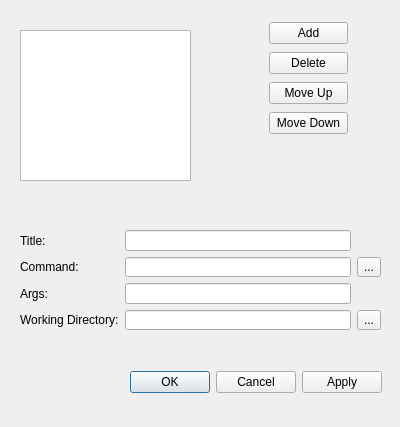
<ui version="4.0" >
 <class>ExternalToolDiag</class>
 <widget class="QDialog" name="ExternalToolDiag" >
  <property name="geometry" >
   <rect>
    <x>0</x>
    <y>0</y>
    <width>400</width>
    <height>427</height>
   </rect>
  </property>
  <property name="windowTitle" >
   <string>External Tools</string>
  </property>
  <widget class="QWidget" name="verticalLayoutWidget" >
   <property name="geometry" >
    <rect>
     <x>269</x>
     <y>20</y>
     <width>79</width>
     <height>120</height>
    </rect>
   </property>
   <layout class="QVBoxLayout" name="verticalLayout" >
    <item>
     <widget class="QPushButton" name="addButton" >
      <property name="toolTip" >
       <string>&lt;!DOCTYPE HTML PUBLIC "-//W3C//DTD HTML 4.0//EN" "http://www.w3.org/TR/REC-html40/strict.dtd">
&lt;html>&lt;head>&lt;meta name="qrichtext" content="1" />&lt;style type="text/css">
p, li { white-space: pre-wrap; }
&lt;/style>&lt;/head>&lt;body style=" font-family:'MS Shell Dlg 2'; font-size:8.25pt; font-weight:400; font-style:normal;">
&lt;p style=" margin-top:0px; margin-bottom:0px; margin-left:0px; margin-right:0px; -qt-block-indent:0; text-indent:0px;">&lt;span style=" font-size:8pt;">Add a new External Tool to the list&lt;/span>&lt;/p>&lt;/body>&lt;/html></string>
      </property>
      <property name="text" >
       <string>Add</string>
      </property>
     </widget>
    </item>
    <item>
     <widget class="QPushButton" name="deleteButton" >
      <property name="toolTip" >
       <string>Delete the selected external tool</string>
      </property>
      <property name="text" >
       <string>Delete</string>
      </property>
     </widget>
    </item>
    <item>
     <widget class="QPushButton" name="moveUpButton" >
      <property name="toolTip" >
       <string>Move the selected external tool up in the list</string>
      </property>
      <property name="text" >
       <string>Move Up</string>
      </property>
     </widget>
    </item>
    <item>
     <widget class="QPushButton" name="moveDownButton" >
      <property name="toolTip" >
       <string>Move the selected external tool down in the list</string>
      </property>
      <property name="text" >
       <string>Move Down</string>
      </property>
     </widget>
    </item>
   </layout>
  </widget>
  <widget class="QListWidget" name="toolList" >
   <property name="geometry" >
    <rect>
     <x>20</x>
     <y>30</y>
     <width>171</width>
     <height>151</height>
    </rect>
   </property>
  </widget>
  <widget class="QDialogButtonBox" name="buttonBox" >
   <property name="geometry" >
    <rect>
     <x>0</x>
     <y>370</y>
     <width>382</width>
     <height>25</height>
    </rect>
   </property>
   <property name="orientation" >
    <enum>Qt::Horizontal</enum>
   </property>
   <property name="standardButtons" >
    <set>QDialogButtonBox::Apply|QDialogButtonBox::Cancel|QDialogButtonBox::Ok</set>
   </property>
  </widget>
  <widget class="QWidget" name="layoutWidget" >
   <property name="geometry" >
    <rect>
     <x>20</x>
     <y>230</y>
     <width>361</width>
     <height>100</height>
    </rect>
   </property>
   <layout class="QGridLayout" name="gridLayout" >
    <item row="0" column="0" >
     <widget class="QLabel" name="titleLabel" >
      <property name="text" >
       <string>Title:</string>
      </property>
     </widget>
    </item>
    <item row="0" column="1" >
     <widget class="QLineEdit" name="titleEdit" >
      <property name="toolTip" >
       <string>The display name of this external tool.  Use a '&amp;' before a character to designate a keyboard shortcut (e.g., &amp;Browser)</string>
      </property>
     </widget>
    </item>
    <item row="1" column="0" >
     <widget class="QLabel" name="commandLabel" >
      <property name="text" >
       <string>Command:</string>
      </property>
     </widget>
    </item>
    <item row="1" column="1" >
     <widget class="QLineEdit" name="commandEdit" >
      <property name="toolTip" >
       <string>The command for the external tool to run</string>
      </property>
     </widget>
    </item>
    <item row="1" column="2" >
     <widget class="QToolButton" name="commandButton" >
      <property name="text" >
       <string>...</string>
      </property>
     </widget>
    </item>
    <item row="2" column="0" >
     <widget class="QLabel" name="argsLabel" >
      <property name="text" >
       <string>Args:</string>
      </property>
     </widget>
    </item>
    <item row="2" column="1" >
     <widget class="QLineEdit" name="argsEdit" >
      <property name="toolTip" >
       <string>Any command line arguments to pass to the external tool.  Seperate arguments with spaces.</string>
      </property>
     </widget>
    </item>
    <item row="3" column="0" >
     <widget class="QLabel" name="workingDirLabel" >
      <property name="text" >
       <string>Working Directory:</string>
      </property>
     </widget>
    </item>
    <item row="3" column="1" >
     <widget class="QLineEdit" name="workingDirEdit" >
      <property name="toolTip" >
       <string>The working directory to run the external tool from</string>
      </property>
     </widget>
    </item>
    <item row="3" column="2" >
     <widget class="QToolButton" name="workingDirButton" >
      <property name="text" >
       <string>...</string>
      </property>
     </widget>
    </item>
   </layout>
  </widget>
 </widget>
 <tabstops>
  <tabstop>toolList</tabstop>
  <tabstop>buttonBox</tabstop>
  <tabstop>addButton</tabstop>
  <tabstop>deleteButton</tabstop>
  <tabstop>moveUpButton</tabstop>
  <tabstop>moveDownButton</tabstop>
  <tabstop>titleEdit</tabstop>
  <tabstop>commandEdit</tabstop>
  <tabstop>commandButton</tabstop>
  <tabstop>argsEdit</tabstop>
  <tabstop>workingDirEdit</tabstop>
  <tabstop>workingDirButton</tabstop>
 </tabstops>
 <resources/>
 <connections>
  <connection>
   <sender>buttonBox</sender>
   <signal>accepted()</signal>
   <receiver>ExternalToolDiag</receiver>
   <slot>accept()</slot>
   <hints>
    <hint type="sourcelabel" >
     <x>248</x>
     <y>254</y>
    </hint>
    <hint type="destinationlabel" >
     <x>157</x>
     <y>274</y>
    </hint>
   </hints>
  </connection>
  <connection>
   <sender>buttonBox</sender>
   <signal>rejected()</signal>
   <receiver>ExternalToolDiag</receiver>
   <slot>reject()</slot>
   <hints>
    <hint type="sourcelabel" >
     <x>316</x>
     <y>260</y>
    </hint>
    <hint type="destinationlabel" >
     <x>286</x>
     <y>274</y>
    </hint>
   </hints>
  </connection>
 </connections>
</ui>
